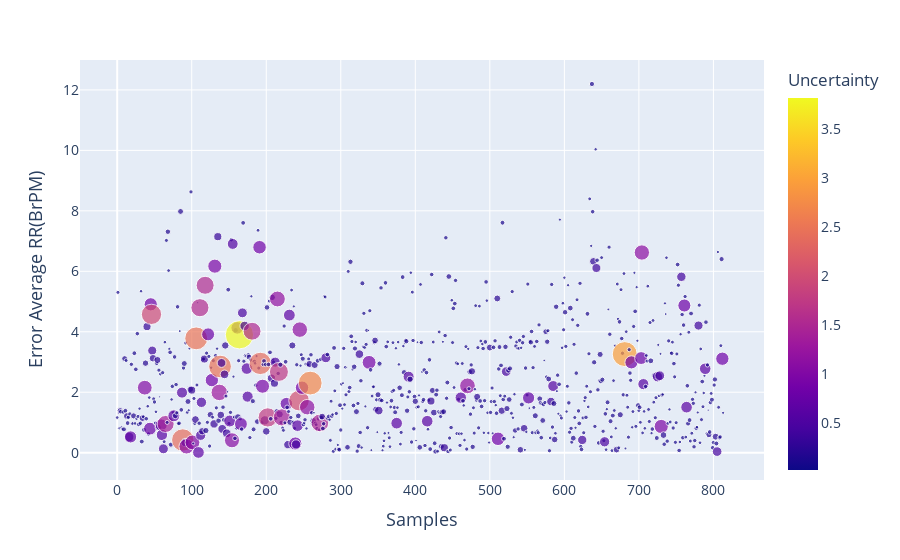
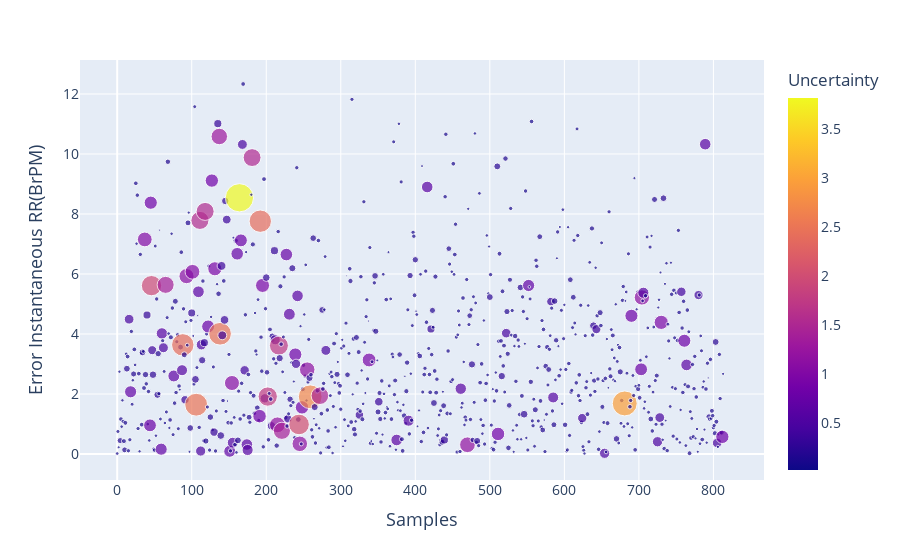

The cell these charts' notebook holds for them, in order:
### Code cell
if input_conf == 'confd':
    fig1 = px.scatter(data_confd,x = 'Samples', y="Error Average RR(BrPM)",
                     color="Uncertainty", color_continuous_scale=px.colors.sequential.Plasma,size='Uncertainty')
  
    fig1.update_yaxes(title_font=dict(size=18),tickfont = dict(size=14))
    fig1.update_xaxes(title_font=dict(size=18),tickfont = dict(size=14))  
    fig1.update_coloraxes(colorbar_tickfont=dict(size = 14))
    fig2 = px.scatter(data_confd,x = 'Samples', y="Error Instantaneous RR(BrPM)",
                     color="Uncertainty", color_continuous_scale=px.colors.sequential.Plasma,size='Uncertainty')
    
    fig2.update_yaxes(title_font=dict(size=18),tickfont = dict(size=14))
    fig2.update_xaxes(title_font=dict(size=18),tickfont = dict(size=14))
    fig2.update_coloraxes(colorbar_tickfont=dict(size = 14))
    fig1.show()
    fig2.show()

### Figure 1 — Plotly figure (JSON) as saved in the notebook; plotly's stock layout.template omitted (floating-point values rounded to 4 significant figures; data arrays with more than 128 entries replaced by an {"elided": "..."} marker saying what was removed)
{"data": [{"hovertemplate": "Samples=%{x}<br>Error Average RR(BrPM)=%{y}<br>Uncertainty=%{marker.color}<extra></extra>", "legendgroup": "", "marker": {"color": {"elided": "814 float values"}, "coloraxis": "coloraxis", "size": {"elided": "814 float values"}, "sizemode": "area", "sizeref": 0.009552, "symbol": "circle"}, "mode": "markers", "name": "", "orientation": "v", "showlegend": false, "type": "scatter", "x": {"elided": "814 int values"}, "xaxis": "x", "y": {"elided": "814 float values"}, "yaxis": "y"}], "layout": {"coloraxis": {"colorbar": {"tickfont": {"size": 14}, "title": {"text": "Uncertainty"}}, "colorscale": [[0, "#0d0887"], [0.1111, "#46039f"], [0.2222, "#7201a8"], [0.3333, "#9c179e"], [0.4444, "#bd3786"], [0.5556, "#d8576b"], [0.6667, "#ed7953"], [0.7778, "#fb9f3a"], [0.8889, "#fdca26"], [1, "#f0f921"]]}, "legend": {"itemsizing": "constant", "tracegroupgap": 0}, "margin": {"t": 60}, "xaxis": {"anchor": "y", "domain": [0, 1], "tickfont": {"size": 14}, "title": {"font": {"size": 18}, "text": "Samples"}}, "yaxis": {"anchor": "x", "domain": [0, 1], "tickfont": {"size": 14}, "title": {"font": {"size": 18}, "text": "Error Average RR(BrPM)"}}}}

### Figure 2 — Plotly figure (JSON) as saved in the notebook; plotly's stock layout.template omitted (floating-point values rounded to 4 significant figures; data arrays with more than 128 entries replaced by an {"elided": "..."} marker saying what was removed)
{"data": [{"hovertemplate": "Samples=%{x}<br>Error Instantaneous RR(BrPM)=%{y}<br>Uncertainty=%{marker.color}<extra></extra>", "legendgroup": "", "marker": {"color": {"elided": "814 float values"}, "coloraxis": "coloraxis", "size": {"elided": "814 float values"}, "sizemode": "area", "sizeref": 0.009552, "symbol": "circle"}, "mode": "markers", "name": "", "orientation": "v", "showlegend": false, "type": "scatter", "x": {"elided": "814 int values"}, "xaxis": "x", "y": {"elided": "814 float values"}, "yaxis": "y"}], "layout": {"coloraxis": {"colorbar": {"tickfont": {"size": 14}, "title": {"text": "Uncertainty"}}, "colorscale": [[0, "#0d0887"], [0.1111, "#46039f"], [0.2222, "#7201a8"], [0.3333, "#9c179e"], [0.4444, "#bd3786"], [0.5556, "#d8576b"], [0.6667, "#ed7953"], [0.7778, "#fb9f3a"], [0.8889, "#fdca26"], [1, "#f0f921"]]}, "legend": {"itemsizing": "constant", "tracegroupgap": 0}, "margin": {"t": 60}, "xaxis": {"anchor": "y", "domain": [0, 1], "tickfont": {"size": 14}, "title": {"font": {"size": 18}, "text": "Samples"}}, "yaxis": {"anchor": "x", "domain": [0, 1], "tickfont": {"size": 14}, "title": {"font": {"size": 18}, "text": "Error Instantaneous RR(BrPM)"}}}}
